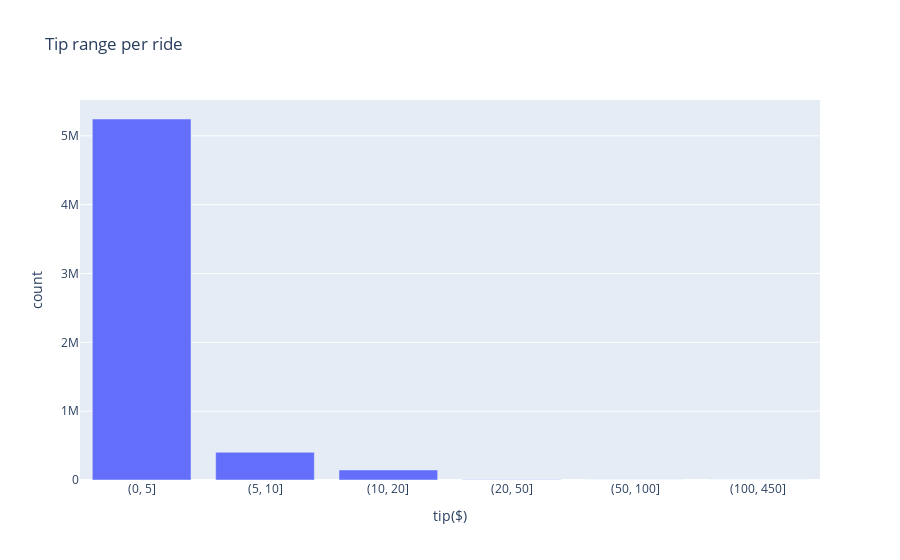

This figure's notebook cell:
### Code cell
fig = px.bar(data_tip_bins, x='bins', y='tip_amount',
            labels={'bins':'tip($)', 'tip_amount':'count'}, title='Tip range per ride')
fig.show()

### Figure 1 — Plotly figure (JSON) as saved in the notebook; plotly's stock layout.template omitted (floating-point values rounded to 4 significant figures)
{"data": [{"alignmentgroup": "True", "hovertemplate": "tip($)=%{x}<br>count=%{y}<extra></extra>", "legendgroup": "", "marker": {"color": "#636efa", "pattern": {"shape": ""}}, "name": "", "offsetgroup": "", "orientation": "v", "showlegend": false, "textposition": "auto", "type": "bar", "x": ["(0, 5]", "(5, 10]", "(10, 20]", "(20, 50]", "(50, 100]", "(100, 450]"], "xaxis": "x", "y": [5244481, 402433, 145777, 3388, 222, 37], "yaxis": "y"}], "layout": {"barmode": "relative", "legend": {"tracegroupgap": 0}, "title": {"text": "Tip range per ride"}, "xaxis": {"anchor": "y", "domain": [0, 1], "title": {"text": "tip($)"}}, "yaxis": {"anchor": "x", "domain": [0, 1], "title": {"text": "count"}}}}
